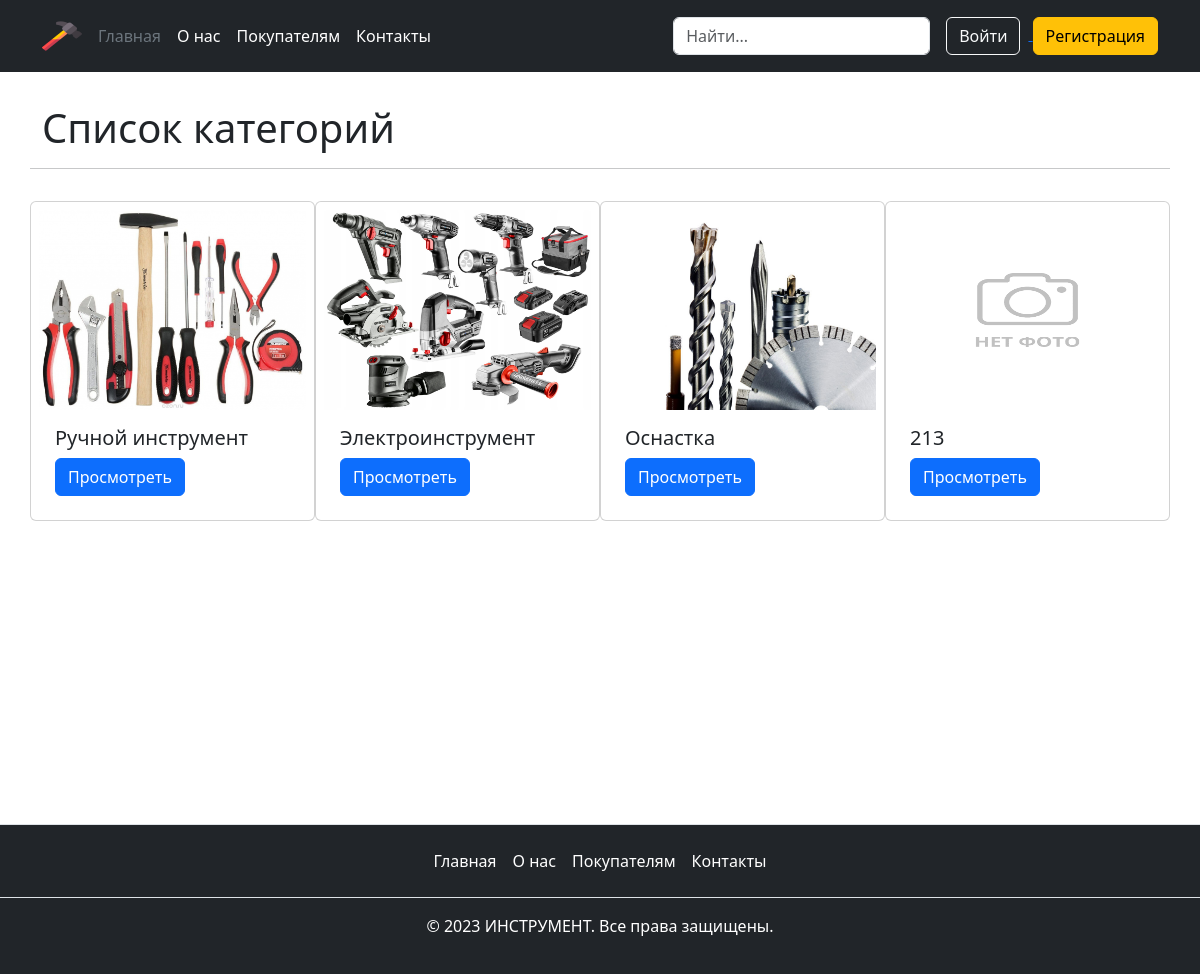
Screenshot of /products/categories/list/ with the database file from the repository.
### main/models.py (models this page shows, shortened)
class Published(models.Model):
    is_published = models.BooleanField(
        default=True,
        verbose_name='Опубликовано',
        help_text='Снимите галочку, чтобы скрыть публикацию.'
    )
    created_at = models.DateTimeField(
        verbose_name='Добавлено',
        auto_now_add=True
    )
    class Meta:
        abstract = True

class Category(Published):
    title = models.CharField(
        max_length=40,
        verbose_name='Название категории'
    )
    slug = models.SlugField(
        unique=True,
        verbose_name='Идентификатор',
        help_text='Идентификатор страницы для URL;'
                  ' разрешены символы латиницы, цифры,'
                  ' дефис и подчёркивание.'
    )
    image = models.ImageField(
        upload_to='category/',
        null=True,
        blank=True,
        verbose_name='Фото категории'
    )
    class Meta:
        verbose_name = 'категория'
        verbose_name_plural = 'Категории'

### main/views.py (the view)
class CategoryListView(ListView):
    model = Category
    template_name = 'main/category/category_list.html'
    paginate_by = PAGINATE_CATEGORY
    def get_queryset(self):
        queryset = super().get_queryset().filter(
            is_published=True
        )
        return queryset

### templates/main/category/category_list.html (shortened to what this page needs)
{% extends "base.html" %}
{% load static %}
{% block content %}
  <div class="container my-3">
    <div class="row">
      <h1 class="my-3">Список категорий</h1>
      <hr>
      {% for object in object_list %}
        <div class="card col-md-3 my-3 p-2">
          {% if object.image %}
            <img class="card-img-top" src="{{ object.image.url }}" alt="{{ object.title }}" width="120" height="200">
          {% else %}
            <img class="card-img-top" src="{% static 'images/no_img.png' %}" alt="{{ object.title }}" width="120" height="200">
          {% endif %}
          <div class="card-body">
            <h5 class="card-title">{{ object.title }}</h5>
            <a href="{% url 'main:category_detail' object.slug %}" class="btn btn-primary">Просмотреть</a>
          </div>
        </div>
      {% endfor %}
    </div>
  </div>
{% endblock %}

### static_dev/css/main.css (style rules this page uses)
html { position: relative; min-height: 100%; }

### rows the page displays
Category: image (picture), title "Ручной инструмент"
Category: image (picture), title "Электроинструмент"
Category: image (picture), title "Оснастка"
Category: title "213"
